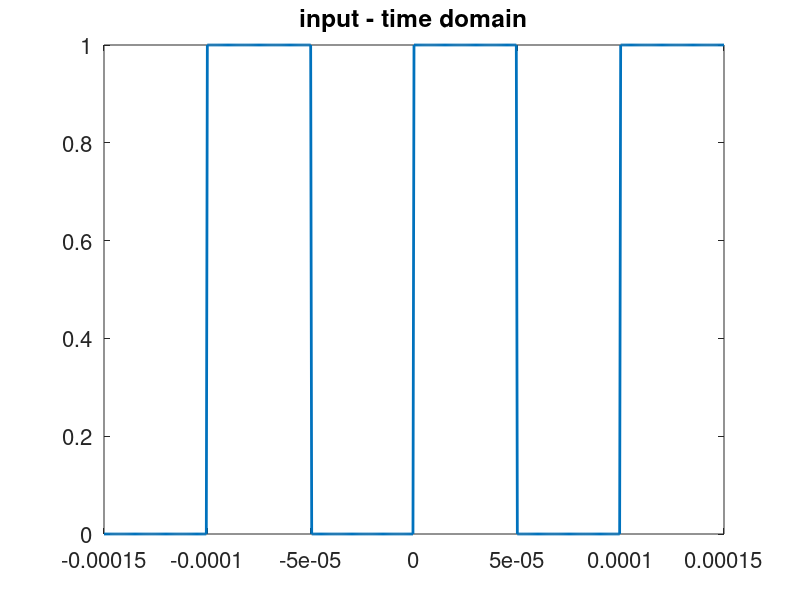
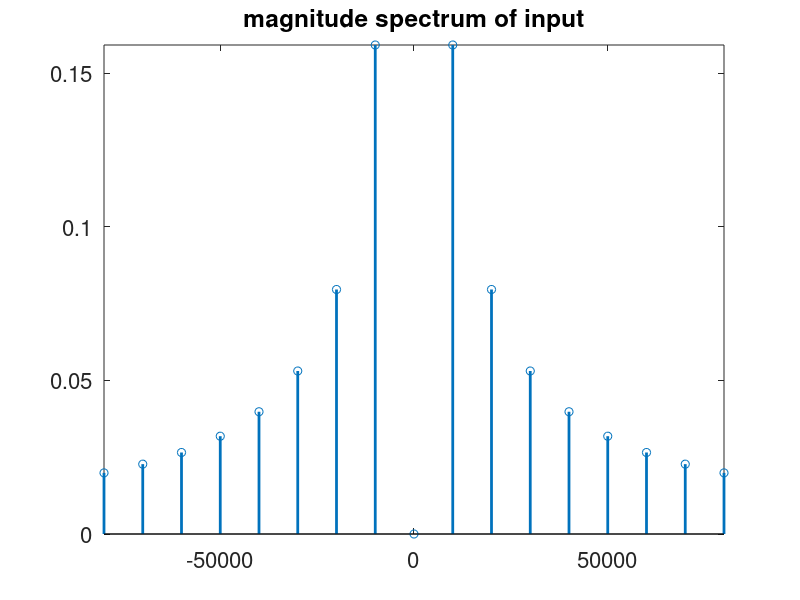

The MATLAB source for these figures, in order:
%% square wave generator
clc
clear all
hold off

f0= 10000;     %fundamental freq of input square wave, 0.1ms period
T0 = 1/f0;  %period 
tstep = 0.005*T0;
no_sample = 3*T0/tstep + 1; %no. of samples  within  3*T0
no_sample1 = int32(T0/tstep + 1); %no. of samples  within  T0
%tt = -0.5*T0:tstep:0.5*T0;
tt = -1.5*T0:tstep:1.5*T0;

tt1 = -0.5*T0:tstep:0.5*T0; % time vector for the period -0.5T0 to 0.5T0
gp1 = [zeros(1,floor(0.5*length(tt1))) ones(1,ceil(0.5*length(tt1)))]; %input - triangular wave in the period -0.5T0 to 0.5T0
gp_in = [gp1 gp1(2:no_sample1-1) gp1]; %3 cycles of the triangular wave
figure(1)
Hp1 = plot(tt,gp_in);
set(Hp1,'LineWidth',2)
Ha = gca;
set(Ha,'Fontsize',16)
title('input - time domain')
pause

%% Fourier series representation of signal (Amplitude Spectrum)
      
K=1/(2*pi);
N=100; %no. of harmonics
nvec = -N:N;
c_in = zeros(size(nvec));
for n = nvec
    m = n+N+1;
    c_in(m) = 1i*K*((-1)^n)/n;
    
    if (n == 0)
      c_in(m) = 0.0;
    end
end
f = nvec*f0; %frequency vector
figure(2)
Hp1=stem(f,abs(c_in));
axis([-8*f0 8*f0 0 max(abs(c_in))])
set(Hp1,'LineWidth',2)
Ha = gca;
set(Ha,'Fontsize',16)
title('magnitude spectrum of input')
pause
